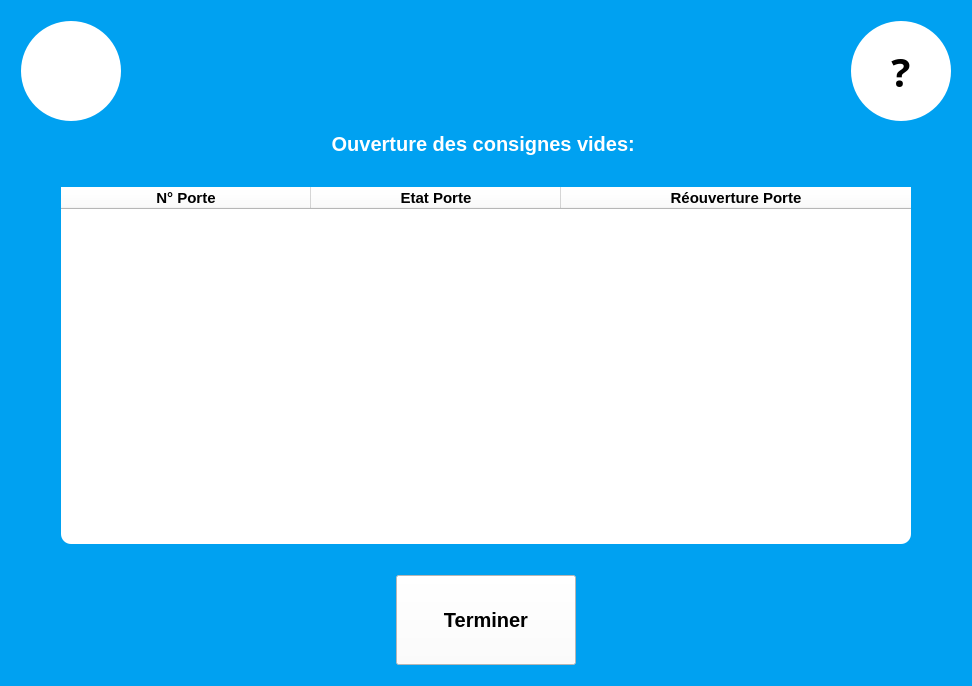
<?xml version="1.0" encoding="UTF-8"?>
<ui version="4.0">
 <class>OpenEmptyBox</class>
 <widget class="QWidget" name="OpenEmptyBox">
  <property name="geometry">
   <rect>
    <x>0</x>
    <y>0</y>
    <width>966</width>
    <height>686</height>
   </rect>
  </property>
  <property name="windowTitle">
   <string>Form</string>
  </property>
  <property name="styleSheet">
   <string notr="true">QWidget{
background-color: rgb(0, 161, 241);
}
QToolTip{	
	border:1px white;	
	border-radius:0px;  
	font : 15pt;
	background-color: rgb(114, 114, 114);
	color: rgb(255, 255, 255);	    	
}</string>
  </property>
  <layout class="QGridLayout" name="gridLayout">
   <item row="0" column="0">
    <layout class="QVBoxLayout" name="verticalLayout">
     <property name="margin">
      <number>5</number>
     </property>
     <item>
      <layout class="QHBoxLayout" name="horizontalLayout_3">
       <property name="margin">
        <number>5</number>
       </property>
       <item>
        <widget class="QToolButton" name="B_Assistance">
         <property name="font">
          <font>
           <family>Droid Sans Georgian</family>
           <pointsize>30</pointsize>
           <weight>75</weight>
           <bold>true</bold>
          </font>
         </property>
         <property name="styleSheet">
          <string notr="true">QToolButton{
background-color: rgb(255, 255, 255);
border-width:1px;
border-radius:50px;
max-width:100px;
max-height:100px;
min-width:100px;
min-height:100px;
}

QToolButton:pressed{
    background-color: rgb(222, 222, 222);
	border-width:1px;
    border-radius:50px;
    max-width:100px;
    max-height:100px;
    min-width:100px;
    min-height:100px;
}
QToolTip{
	position:right-center;
	border:1px white;	
	border-radius:0px;
	font:15pt;
	background-color: rgb(114, 114, 114);
	color: rgb(255, 255, 255);
	    	
}</string>
         </property>
         <property name="text">
          <string/>
         </property>
         <property name="icon">
          <iconset resource="Src.qrc">
           <normaloff>:/ImgList/BAssistance</normaloff>:/ImgList/BAssistance</iconset>
         </property>
         <property name="iconSize">
          <size>
           <width>70</width>
           <height>70</height>
          </size>
         </property>
         <property name="popupMode">
          <enum>QToolButton::DelayedPopup</enum>
         </property>
         <property name="toolButtonStyle">
          <enum>Qt::ToolButtonIconOnly</enum>
         </property>
        </widget>
       </item>
       <item>
        <spacer name="horizontalSpacer">
         <property name="orientation">
          <enum>Qt::Horizontal</enum>
         </property>
         <property name="sizeHint" stdset="0">
          <size>
           <width>40</width>
           <height>20</height>
          </size>
         </property>
        </spacer>
       </item>
       <item>
        <widget class="QToolButton" name="B_Help">
         <property name="palette">
          <palette>
           <active>
            <colorrole role="Button">
             <brush brushstyle="SolidPattern">
              <color alpha="255">
               <red>255</red>
               <green>255</green>
               <blue>255</blue>
              </color>
             </brush>
            </colorrole>
            <colorrole role="Base">
             <brush brushstyle="SolidPattern">
              <color alpha="255">
               <red>255</red>
               <green>255</green>
               <blue>255</blue>
              </color>
             </brush>
            </colorrole>
            <colorrole role="Window">
             <brush brushstyle="SolidPattern">
              <color alpha="255">
               <red>255</red>
               <green>255</green>
               <blue>255</blue>
              </color>
             </brush>
            </colorrole>
           </active>
           <inactive>
            <colorrole role="Button">
             <brush brushstyle="SolidPattern">
              <color alpha="255">
               <red>255</red>
               <green>255</green>
               <blue>255</blue>
              </color>
             </brush>
            </colorrole>
            <colorrole role="Base">
             <brush brushstyle="SolidPattern">
              <color alpha="255">
               <red>255</red>
               <green>255</green>
               <blue>255</blue>
              </color>
             </brush>
            </colorrole>
            <colorrole role="Window">
             <brush brushstyle="SolidPattern">
              <color alpha="255">
               <red>255</red>
               <green>255</green>
               <blue>255</blue>
              </color>
             </brush>
            </colorrole>
           </inactive>
           <disabled>
            <colorrole role="Button">
             <brush brushstyle="SolidPattern">
              <color alpha="255">
               <red>255</red>
               <green>255</green>
               <blue>255</blue>
              </color>
             </brush>
            </colorrole>
            <colorrole role="Base">
             <brush brushstyle="SolidPattern">
              <color alpha="255">
               <red>255</red>
               <green>255</green>
               <blue>255</blue>
              </color>
             </brush>
            </colorrole>
            <colorrole role="Window">
             <brush brushstyle="SolidPattern">
              <color alpha="255">
               <red>255</red>
               <green>255</green>
               <blue>255</blue>
              </color>
             </brush>
            </colorrole>
           </disabled>
          </palette>
         </property>
         <property name="font">
          <font>
           <family>Droid Sans Georgian</family>
           <pointsize>30</pointsize>
           <weight>75</weight>
           <bold>true</bold>
          </font>
         </property>
         <property name="styleSheet">
          <string notr="true">QToolButton{
background-color: rgb(255, 255, 255);
border-width:1px;
border-radius:50px;
max-width:100px;
max-height:100px;
min-width:100px;
min-height:100px;
}

QToolButton:pressed{
    background-color: rgb(222, 222, 222);
	border-width:1px;
    border-radius:50px;
    max-width:100px;
    max-height:100px;
    min-width:100px;
    min-height:100px;
}
</string>
         </property>
         <property name="text">
          <string>?</string>
         </property>
         <property name="checkable">
          <bool>false</bool>
         </property>
         <property name="popupMode">
          <enum>QToolButton::DelayedPopup</enum>
         </property>
         <property name="toolButtonStyle">
          <enum>Qt::ToolButtonIconOnly</enum>
         </property>
        </widget>
       </item>
      </layout>
     </item>
     <item>
      <layout class="QHBoxLayout" name="horizontalLayout">
       <item>
        <widget class="QLabel" name="label">
         <property name="font">
          <font>
           <pointsize>15</pointsize>
           <weight>75</weight>
           <bold>true</bold>
          </font>
         </property>
         <property name="styleSheet">
          <string notr="true">color: rgb(255, 255, 255);</string>
         </property>
         <property name="text">
          <string>Ouverture des consignes vides: </string>
         </property>
         <property name="alignment">
          <set>Qt::AlignCenter</set>
         </property>
        </widget>
       </item>
      </layout>
     </item>
     <item>
      <spacer name="verticalSpacer">
       <property name="orientation">
        <enum>Qt::Vertical</enum>
       </property>
       <property name="sizeType">
        <enum>QSizePolicy::Fixed</enum>
       </property>
       <property name="sizeHint" stdset="0">
        <size>
         <width>20</width>
         <height>20</height>
        </size>
       </property>
      </spacer>
     </item>
     <item>
      <layout class="QHBoxLayout" name="horizontalLayout_4">
       <property name="margin">
        <number>5</number>
       </property>
       <item>
        <spacer name="horizontalSpacer_6">
         <property name="orientation">
          <enum>Qt::Horizontal</enum>
         </property>
         <property name="sizeType">
          <enum>QSizePolicy::MinimumExpanding</enum>
         </property>
         <property name="sizeHint" stdset="0">
          <size>
           <width>40</width>
           <height>20</height>
          </size>
         </property>
        </spacer>
       </item>
       <item>
        <widget class="QTreeWidget" name="ListPackage_empty">
         <property name="sizePolicy">
          <sizepolicy hsizetype="Expanding" vsizetype="Expanding">
           <horstretch>0</horstretch>
           <verstretch>0</verstretch>
          </sizepolicy>
         </property>
         <property name="minimumSize">
          <size>
           <width>850</width>
           <height>0</height>
          </size>
         </property>
         <property name="maximumSize">
          <size>
           <width>1000</width>
           <height>16777215</height>
          </size>
         </property>
         <property name="palette">
          <palette>
           <active>
            <colorrole role="Button">
             <brush brushstyle="SolidPattern">
              <color alpha="255">
               <red>255</red>
               <green>255</green>
               <blue>255</blue>
              </color>
             </brush>
            </colorrole>
            <colorrole role="Base">
             <brush brushstyle="SolidPattern">
              <color alpha="255">
               <red>255</red>
               <green>255</green>
               <blue>255</blue>
              </color>
             </brush>
            </colorrole>
            <colorrole role="Window">
             <brush brushstyle="SolidPattern">
              <color alpha="255">
               <red>255</red>
               <green>255</green>
               <blue>255</blue>
              </color>
             </brush>
            </colorrole>
           </active>
           <inactive>
            <colorrole role="Button">
             <brush brushstyle="SolidPattern">
              <color alpha="255">
               <red>255</red>
               <green>255</green>
               <blue>255</blue>
              </color>
             </brush>
            </colorrole>
            <colorrole role="Base">
             <brush brushstyle="SolidPattern">
              <color alpha="255">
               <red>255</red>
               <green>255</green>
               <blue>255</blue>
              </color>
             </brush>
            </colorrole>
            <colorrole role="Window">
             <brush brushstyle="SolidPattern">
              <color alpha="255">
               <red>255</red>
               <green>255</green>
               <blue>255</blue>
              </color>
             </brush>
            </colorrole>
           </inactive>
           <disabled>
            <colorrole role="Button">
             <brush brushstyle="SolidPattern">
              <color alpha="255">
               <red>255</red>
               <green>255</green>
               <blue>255</blue>
              </color>
             </brush>
            </colorrole>
            <colorrole role="Base">
             <brush brushstyle="SolidPattern">
              <color alpha="255">
               <red>255</red>
               <green>255</green>
               <blue>255</blue>
              </color>
             </brush>
            </colorrole>
            <colorrole role="Window">
             <brush brushstyle="SolidPattern">
              <color alpha="255">
               <red>255</red>
               <green>255</green>
               <blue>255</blue>
              </color>
             </brush>
            </colorrole>
           </disabled>
          </palette>
         </property>
         <property name="font">
          <font>
           <pointsize>14</pointsize>
           <weight>75</weight>
           <bold>true</bold>
          </font>
         </property>
         <property name="cursor" stdset="0">
          <cursorShape>ArrowCursor</cursorShape>
         </property>
         <property name="styleSheet">
          <string notr="true">QTreeView{
	border-radius:10px;
	background-color: rgb(255, 255, 255);
}


QTreeView::item{
	background-color: rgb(255, 255, 255);
}

QTreeView QHeaderView::section{
	background-color: rgb(255, 255, 255);
   
}
QScrollBar::vertical{
	border-radius: 2px;
	width:60px;	
    border: 2px solid white;
	background: grey;
	margin:25 1 25 1;
}

QScrollBar::handle:vertical{
	border-radius: 27px;
	border: 2px solid;
	min-height: 40px;
    min-width:53px;
    max-height: 53px;
    max-width:40px;		
	border-color: rgb(66, 66, 66);
	background: white
}
QScrollBar::add-line:vertical {
    border: 2px solid white;
    border-radius:16px;    
    background: grey;
    height: 25px;
    subcontrol-position: top;
    subcontrol-origin: margin;
}

QScrollBar::sub-line:vertical {
	border-radius:16px;    
	border: 2px solid white;
    background: grey;
    height: 25px;
    subcontrol-position: bottom;
    subcontrol-origin: margin;
}
QScrollBar:down-arrow:vertical, QScrollBar::up-arrow:vertical{
    width: 10px;
    height: 10px;
    background: white;
}

QScrollBar::add-page:vertical, QScrollBar::sub-page:vertical {
    background: none;
}
</string>
         </property>
         <property name="verticalScrollBarPolicy">
          <enum>Qt::ScrollBarAsNeeded</enum>
         </property>
         <property name="horizontalScrollBarPolicy">
          <enum>Qt::ScrollBarAlwaysOff</enum>
         </property>
         <property name="autoScrollMargin">
          <number>80</number>
         </property>
         <property name="editTriggers">
          <set>QAbstractItemView::NoEditTriggers</set>
         </property>
         <property name="tabKeyNavigation">
          <bool>false</bool>
         </property>
         <property name="showDropIndicator" stdset="0">
          <bool>false</bool>
         </property>
         <property name="selectionMode">
          <enum>QAbstractItemView::NoSelection</enum>
         </property>
         <property name="selectionBehavior">
          <enum>QAbstractItemView::SelectColumns</enum>
         </property>
         <property name="iconSize">
          <size>
           <width>150</width>
           <height>70</height>
          </size>
         </property>
         <property name="textElideMode">
          <enum>Qt::ElideMiddle</enum>
         </property>
         <property name="uniformRowHeights">
          <bool>true</bool>
         </property>
         <property name="animated">
          <bool>true</bool>
         </property>
         <property name="allColumnsShowFocus">
          <bool>true</bool>
         </property>
         <property name="expandsOnDoubleClick">
          <bool>false</bool>
         </property>
         <property name="columnCount">
          <number>3</number>
         </property>
         <attribute name="headerVisible">
          <bool>true</bool>
         </attribute>
         <attribute name="headerCascadingSectionResizes">
          <bool>false</bool>
         </attribute>
         <attribute name="headerDefaultSectionSize">
          <number>250</number>
         </attribute>
         <attribute name="headerHighlightSections">
          <bool>true</bool>
         </attribute>
         <attribute name="headerMinimumSectionSize">
          <number>250</number>
         </attribute>
         <attribute name="headerShowSortIndicator" stdset="0">
          <bool>false</bool>
         </attribute>
         <attribute name="headerStretchLastSection">
          <bool>true</bool>
         </attribute>
         <column>
          <property name="text">
           <string notr="true">N° Porte</string>
          </property>
          <property name="font">
           <font>
            <pointsize>11</pointsize>
            <weight>75</weight>
            <bold>true</bold>
           </font>
          </property>
          <property name="textAlignment">
           <set>AlignHCenter|AlignVCenter|AlignCenter</set>
          </property>
          <property name="background">
           <color alpha="0">
            <red>0</red>
            <green>0</green>
            <blue>0</blue>
           </color>
          </property>
         </column>
         <column>
          <property name="text">
           <string notr="true">Etat Porte</string>
          </property>
          <property name="font">
           <font>
            <pointsize>11</pointsize>
            <weight>75</weight>
            <bold>true</bold>
           </font>
          </property>
          <property name="textAlignment">
           <set>AlignHCenter|AlignVCenter|AlignCenter</set>
          </property>
          <property name="background">
           <color alpha="0">
            <red>0</red>
            <green>0</green>
            <blue>0</blue>
           </color>
          </property>
         </column>
         <column>
          <property name="text">
           <string notr="true">Réouverture Porte</string>
          </property>
          <property name="font">
           <font>
            <pointsize>11</pointsize>
            <weight>75</weight>
            <bold>true</bold>
           </font>
          </property>
          <property name="textAlignment">
           <set>AlignHCenter|AlignVCenter|AlignCenter</set>
          </property>
          <property name="background">
           <color alpha="0">
            <red>0</red>
            <green>0</green>
            <blue>0</blue>
           </color>
          </property>
         </column>
        </widget>
       </item>
       <item>
        <spacer name="horizontalSpacer_7">
         <property name="orientation">
          <enum>Qt::Horizontal</enum>
         </property>
         <property name="sizeType">
          <enum>QSizePolicy::MinimumExpanding</enum>
         </property>
         <property name="sizeHint" stdset="0">
          <size>
           <width>40</width>
           <height>20</height>
          </size>
         </property>
        </spacer>
       </item>
      </layout>
     </item>
     <item>
      <spacer name="verticalSpacer_2">
       <property name="orientation">
        <enum>Qt::Vertical</enum>
       </property>
       <property name="sizeType">
        <enum>QSizePolicy::Fixed</enum>
       </property>
       <property name="sizeHint" stdset="0">
        <size>
         <width>20</width>
         <height>15</height>
        </size>
       </property>
      </spacer>
     </item>
     <item>
      <layout class="QHBoxLayout" name="horizontalLayout_2">
       <property name="margin">
        <number>5</number>
       </property>
       <item>
        <spacer name="horizontalSpacer_3">
         <property name="orientation">
          <enum>Qt::Horizontal</enum>
         </property>
         <property name="sizeType">
          <enum>QSizePolicy::MinimumExpanding</enum>
         </property>
         <property name="sizeHint" stdset="0">
          <size>
           <width>40</width>
           <height>20</height>
          </size>
         </property>
        </spacer>
       </item>
       <item>
        <widget class="QPushButton" name="B_Retour">
         <property name="minimumSize">
          <size>
           <width>180</width>
           <height>90</height>
          </size>
         </property>
         <property name="maximumSize">
          <size>
           <width>180</width>
           <height>90</height>
          </size>
         </property>
         <property name="palette">
          <palette>
           <active>
            <colorrole role="Button">
             <brush brushstyle="SolidPattern">
              <color alpha="255">
               <red>255</red>
               <green>255</green>
               <blue>255</blue>
              </color>
             </brush>
            </colorrole>
            <colorrole role="Base">
             <brush brushstyle="SolidPattern">
              <color alpha="255">
               <red>255</red>
               <green>255</green>
               <blue>255</blue>
              </color>
             </brush>
            </colorrole>
            <colorrole role="Window">
             <brush brushstyle="SolidPattern">
              <color alpha="255">
               <red>255</red>
               <green>255</green>
               <blue>255</blue>
              </color>
             </brush>
            </colorrole>
           </active>
           <inactive>
            <colorrole role="Button">
             <brush brushstyle="SolidPattern">
              <color alpha="255">
               <red>255</red>
               <green>255</green>
               <blue>255</blue>
              </color>
             </brush>
            </colorrole>
            <colorrole role="Base">
             <brush brushstyle="SolidPattern">
              <color alpha="255">
               <red>255</red>
               <green>255</green>
               <blue>255</blue>
              </color>
             </brush>
            </colorrole>
            <colorrole role="Window">
             <brush brushstyle="SolidPattern">
              <color alpha="255">
               <red>255</red>
               <green>255</green>
               <blue>255</blue>
              </color>
             </brush>
            </colorrole>
           </inactive>
           <disabled>
            <colorrole role="Button">
             <brush brushstyle="SolidPattern">
              <color alpha="255">
               <red>255</red>
               <green>255</green>
               <blue>255</blue>
              </color>
             </brush>
            </colorrole>
            <colorrole role="Base">
             <brush brushstyle="SolidPattern">
              <color alpha="255">
               <red>255</red>
               <green>255</green>
               <blue>255</blue>
              </color>
             </brush>
            </colorrole>
            <colorrole role="Window">
             <brush brushstyle="SolidPattern">
              <color alpha="255">
               <red>255</red>
               <green>255</green>
               <blue>255</blue>
              </color>
             </brush>
            </colorrole>
           </disabled>
          </palette>
         </property>
         <property name="font">
          <font>
           <pointsize>15</pointsize>
           <weight>75</weight>
           <bold>true</bold>
          </font>
         </property>
         <property name="styleSheet">
          <string notr="true">QPushButton{
 background-color: rgb(255, 255, 255);
}


QPushButton:pressed{ 
	background-color: rgb(222, 222, 222);
}</string>
         </property>
         <property name="text">
          <string>Terminer</string>
         </property>
        </widget>
       </item>
       <item>
        <spacer name="horizontalSpacer_5">
         <property name="orientation">
          <enum>Qt::Horizontal</enum>
         </property>
         <property name="sizeType">
          <enum>QSizePolicy::MinimumExpanding</enum>
         </property>
         <property name="sizeHint" stdset="0">
          <size>
           <width>40</width>
           <height>20</height>
          </size>
         </property>
        </spacer>
       </item>
      </layout>
     </item>
    </layout>
   </item>
  </layout>
 </widget>
 <resources>
  <include location="Src.qrc"/>
 </resources>
 <connections/>
</ui>
